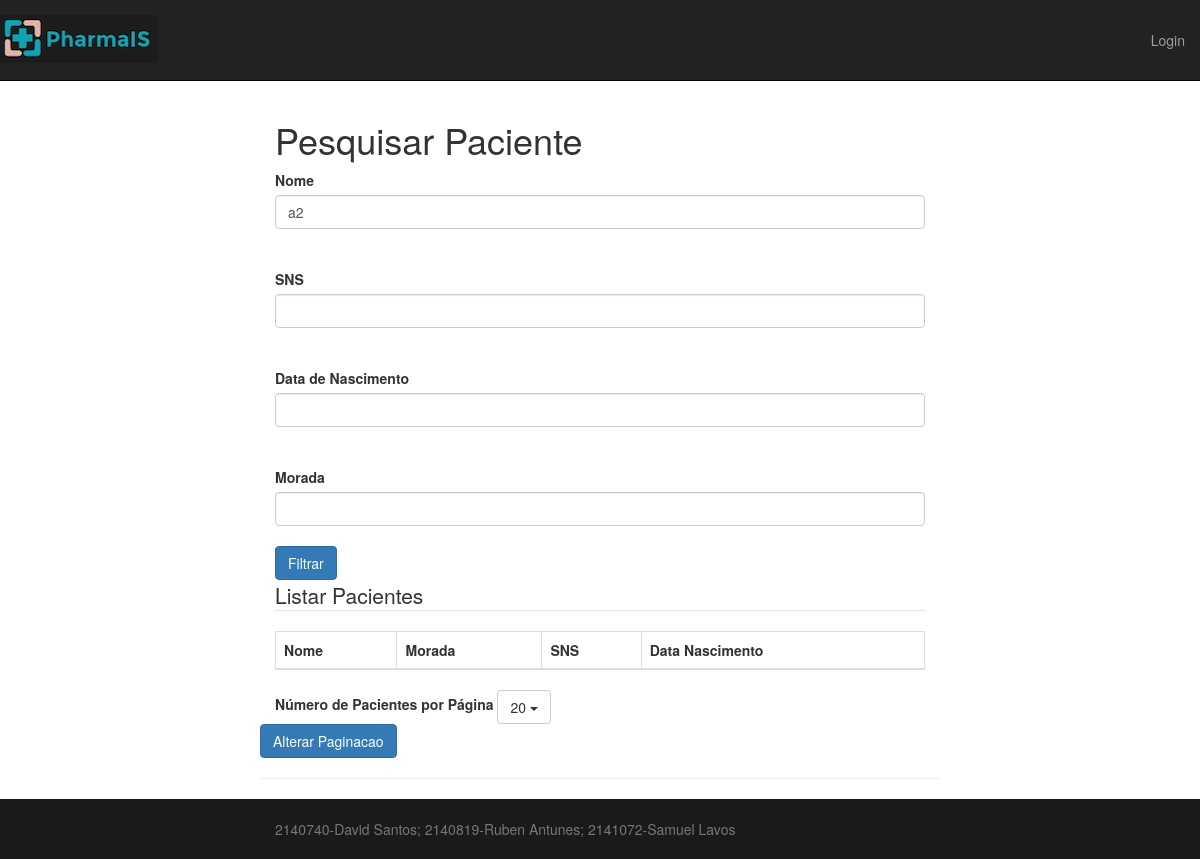
/Site/pacientes_pesquisar.php?nomeP=a2, run on an earlier commit of the app's database.
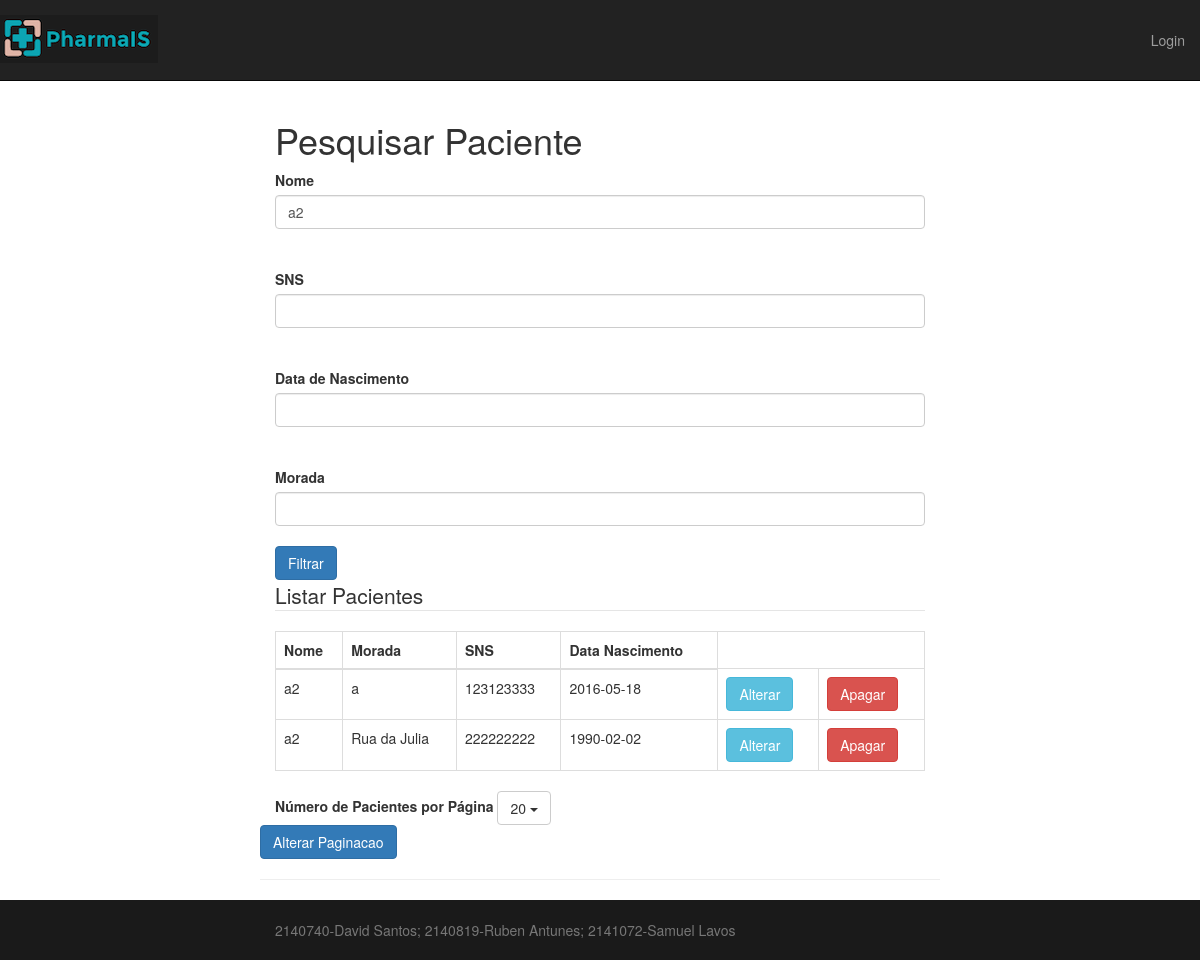
And on a later commit of the database.
### tables this page shows
CREATE TABLE IF NOT EXISTS `paciente` (
  `id` int(10) NOT NULL AUTO_INCREMENT,
  `nomeP` varchar(128) NOT NULL,
  `moradaP` varchar(256) NOT NULL,
  `snsP` varchar(9) NOT NULL,
  `dataNascimP` date NOT NULL,
  PRIMARY KEY (`id`),
  UNIQUE KEY `sns` (`snsP`)
);

### Site/pacientes_pesquisar.php (called while the page is built, shortened)
<?php
	require_once("model/pacientes.model.php");
	require_once("model/autenticacao.model.php");
	$nomeP = "";
	$moradaP = "";
	$snsP = "";
	$dataNascimP = "";
	$pacientes =array();
	if (isset($_GET['nomeP']))
		$nomeP =$_GET['nomeP'];
	if ($nomeP != "")
		$pacientes = FilterPacientesNome($nomeP);
	$tituloPagina = "Pesquisar Paciente";
	require("view/top.template.php");
	require("view/pacientes.pesquisa_view.php");
	require("view/pacientes.pesquisa_subview.php");
	require("view/bottom.template.php");

### Site/model/autenticacao.model.php (called while the page is built, shortened)
<?php
require_once("inc/db.php");
function isUserLogged(){
    return isset($_SESSION['UserInfo']);
}
function isUserAnonimo(){
    return !isUserLogged();
}

### Site/inc/db.php (called while the page is built, shortened)
<?php
function db(){
	$maquina = "localhost";
	$utilizador = "root";
	$senha="";
	$bd="dbis";
	$_ApplicationDBConnection = @new mysqli($maquina, $utilizador, $senha, $bd);
	return $_ApplicationDBConnection;
}

### Site/model/pacientes.model.php (called while the page is built, shortened)
<?php
require_once("inc/db.php");
function FilterPacientesNome($nomeP){
	$query = "SELECT id, nomeP, moradaP, snsP, dataNascimP ".
	         "FROM paciente ".
			"  WHERE (nomeP like ?)";
	$stmt= db()->prepare($query);
	$stmt->bind_param("s", $nomeP);
	$stmt->execute();
	$result = $stmt->get_result();
	return $result->fetch_all(MYSQL_ASSOC);
}

### Site/view/pacientes.pesquisa_subview.php (the view, shortened to what this page needs)
<fieldset>
    <legend>Listar Pacientes</legend>
	<table class="table table-bordered">
		<thead>
	  		<tr>
				<th>Nome</th>
				<th>Morada</th>
				<th>SNS</th>
				<th>Data Nascimento</th>
			</tr>
		</thead>
		<tbody>
		 	<?php
		 		foreach ($pacientes as $linha) {
					echo "\n<tr>";
					echo "<td>".$linha['nomeP']."</td>";
					echo "<td>".$linha['moradaP']."</td>";
					echo "<td>".$linha['snsP']."</td>";
					echo "<td>".$linha['dataNascimP']."</td>";
					?>
					<?php echo '<td><a class="btn btn-info" href="pacientes_update.php?id='.$linha['id'].'" role="button">Alterar</a></td>';?>
						<td>
							<form action="paciente_delete.php" method="POST">
								<input type="submit" class="btn btn-danger" role="button" value="Apagar">
							</form>
						</td>
					</tr>
		    <?php } ?>
		</tbody>
	</table>
	 <form action="pacientes.php" method="post" class="form" id="limit" name="limit">
	<label>Número de Pacientes por Página</label>
  <button class="btn btn-default dropdown-toggle" type="button" id="limit value="20" data-toggle="dropdown" aria-haspopup="true" aria-expanded="true">
    20
    <span class="caret"></span>
  </button>
</div>
  <input type="submit" id="idSubmit" value="Alterar Paginacao" class="btn btn-primary">
	<hr>

### Site/view/top.template.php (shortened to what this page needs)
 <?php  require_once("model/autenticacao.model.php") ?>
<!DOCTYPE html>
<html lang="pt">
<head>
    <link href="css/bootstrap.min.css" rel="stylesheet">
    <link href="css/logo-nav.css" rel="stylesheet">
    <link href="css/custom.css" rel="stylesheet">
</head>
<body>
    <nav class="navbar navbar-inverse navbar-fixed-top" role="navigation">
        <div class="container-fluid">
            <div class="navbar-header">
                <a class="navbar-brand" href="index.php">
                    <img src="img/logo-black.png" alt="Logotipo">
                </a>
            </div>
            <div class="collapse navbar-collapse" id="bs-example-navbar-collapse-1">
   <ul class="nav navbar-nav navbar-right">
                    <?php if(isUserAnonimo()): ?>
                        <li>
                            <a href="login.php">Login</a>
                        </li>
                    <?php endif; ?>
                </ul>
            </div>
        </div>
    </nav>
    <div class="container">
        <div class="row">
            <div class="col-lg-12">
                <h1><?php echo isset($tituloPagina) ? $tituloPagina: "PharmaIS"; ?></h1>
            </div>
        </div>
        <div class="row">
            <div class="col-lg-12">

### Site/view/pacientes.pesquisa_view.php (shortened to what this page needs)
<form action="pacientes_pesquisar.php" method="get">
<label for="idNomeP">Nome</label>
<input type="text" id="idNomeP" name="nomeP" value="<?php echo $nomeP; ?>" class="form-control">
<br><br>
<label for="idNomeP">SNS</label>
<input type="text" id="idSNSP" name="snsP" value="<?php echo $snsP; ?>" class="form-control">
<br><br>
<label for="idNomeP">Data de Nascimento</label>
<input type="text" id="idDataNascimP" name="dataNascimP" value="<?php echo $dataNascimP; ?>" class="form-control">
<br><br>
<label for="idNomeP">Morada</label>
<input type="text" id="idMoradaP" name="moradaP" value="<?php echo $moradaP; ?>" class="form-control">
<br>
<input type="submit" id="idSubmit" value="Filtrar" class="btn btn-primary">
</form>

### Site/view/bottom.template.php (shortened to what this page needs)
            </div>
        </div>
    <footer class="footer hidden-xs">
	    <div class="container">
	        <p class="text-muted">2140740-David Santos; 2140819-Ruben Antunes; 2141072-Samuel Lavos</p>
	    </div>
    </footer>
</body>
</html>

### Site/css/logo-nav.css (style rules this page uses)
body { padding-top: 70px; }
.navbar-fixed-top .nav { padding: 15px 0; }
.navbar-fixed-top .navbar-brand { padding: 0 15px; }
@media (min-width:768px) { body { padding-top: 100px; } }
@media (min-width:768px) { .navbar-fixed-top .navbar-brand { padding: 15px 0; } }

### Site/css/custom.css (style rules this page uses)
html { position: relative; min-height: 100%; }
body { margin-bottom: 60px; }
.footer { position: absolute; bottom: 0; width: 100%; height: 60px; background-color: #1A1A1A; }
.container { width: auto; max-width: 680px; padding: 0 15px; }
.container .text-muted { margin: 20px 0; }

What changed in the data, as far as the page shows it:
added paciente: nomeP "a2", moradaP "a", snsP "123123333", dataNascimP "2016-05-18"
added paciente: nomeP "a2", moradaP "Rua da Julia", snsP "222222222", dataNascimP "1990-02-02"
